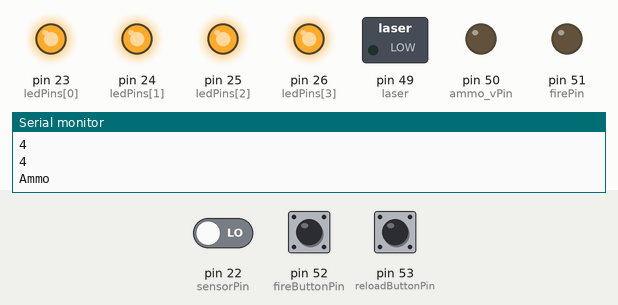
Bench run of a sketch on a simulated Arduino Mega 2560, built with avr-gcc and run on an emulated ATmega2560. Parts: switched loads named in the sketch (green lamp = pin HIGH), output pins drawn as LEDs (lit = HIGH), the last lines printed to the serial monitor. The inputs (shaded band) are chosen by the test bench; at power-on: pin 52 (fireButtonPin) LOW, pin 53 (reloadButtonPin) LOW, pin 22 (sensorPin) LOW.

Above: at 1.2 s.
1.3 s: pin 52 (fireButtonPin) pulled HIGH for 0.15 s
At 2.3 s:
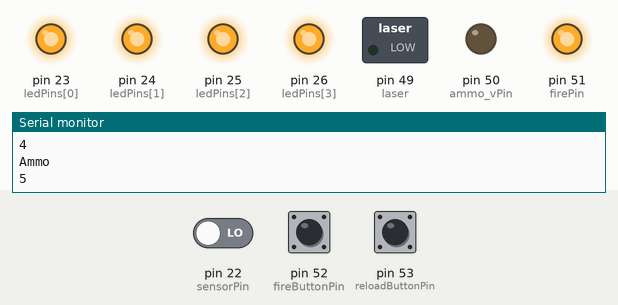
3.0 s: pin 52 (fireButtonPin) pulled HIGH for 3.2 s
At 6.25 s:
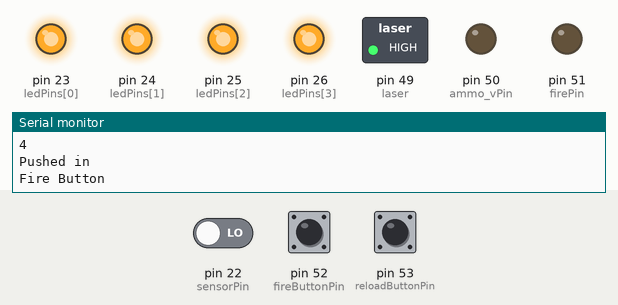
7.8 s: pin 52 (fireButtonPin) pulsed HIGH 5 times (0.12 s each, 0.3 s apart)
At 9.2 s:
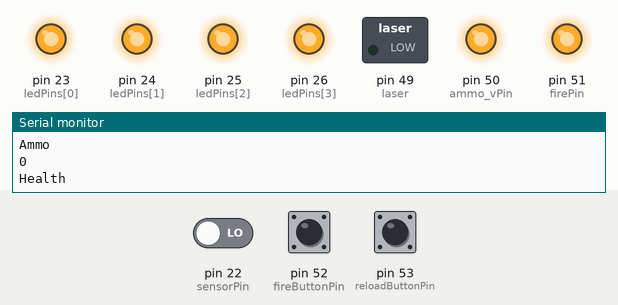
10.8 s: pin 53 (reloadButtonPin) pulled HIGH for 0.15 s
At 11.8 s:
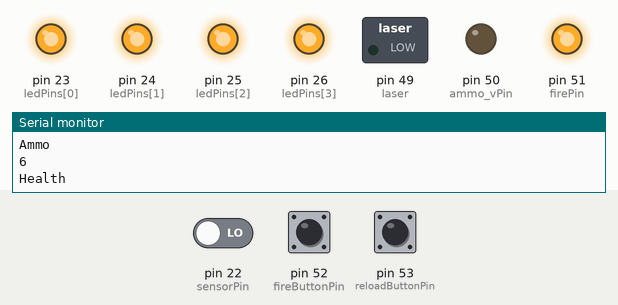
Timing chart, 0 to 13.4 s (numbered marks = the images above; inputs shaded):
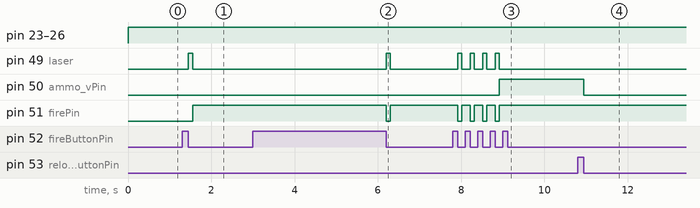

The sketch:

combinedCodeUno.ino
```cpp
unsigned long   previousMillis;
unsigned long   blinkInterval = 500;
int reloadButtonPin = 53;
int fireButtonPin = 52;
int firePin = 51;
int ammo_vPin = 50;
int laser = 49;
int ledPins[4] = {23,24,25,26};
int sensorPin = 22;

int life_v = 4;
int clip_v = 6;
int last_life_v = 4;
int last_clip_v = 6;
const int clip_max = 6;

void
setup()
{
  Serial.begin(9600);
  pinMode(sensorPin, INPUT);
  pinMode(reloadButtonPin, INPUT);
  pinMode(fireButtonPin,   INPUT);
  pinMode(laser, OUTPUT);
  pinMode(firePin,    OUTPUT);
  pinMode(ammo_vPin, OUTPUT);
  for (int i = 0; i < 4; i++){
    pinMode(ledPins[i], OUTPUT);
  }
}

void loop(){
  dispAmmo();
  dispLife();
  unsigned int    total = 0;
  long            datum;

  datum = pulseIn(sensorPin, LOW, 1000);

  if (life_v <= 0){
    delay(3000);
    life_v = 4;
  }

  if (datum > 100) {
    Serial.println("Shot");
    life_v--;
    delay(500);
  }

  if (digitalRead(fireButtonPin)== HIGH && clip_v > 0){
    Serial.println("Pushed in");
    while (digitalRead(fireButtonPin) == HIGH){}
    Serial.println("Fire Button");
    digitalWrite(firePin, LOW);
    digitalWrite(laser, HIGH);
    delay(100);
    digitalWrite(firePin, HIGH);
    digitalWrite(laser, LOW);
    clip_v--;
  }

  Serial.println("Ammo");
  Serial.println(clip_v);
  Serial.println("Health");
  Serial.println(life_v);

  if (digitalRead(reloadButtonPin) == HIGH){
    while (digitalRead(reloadButtonPin) == HIGH){}
    clip_v = clip_max;
  }
}

void dispAmmo(){
  if (clip_v <= 0){
   digitalWrite(ammo_vPin, HIGH);
  }
  else{
   digitalWrite(ammo_vPin, LOW);
  }
}
void dispLife(){
  Serial.println(life_v);
  for (int i = 0; i < life_v; i++){
    digitalWrite(ledPins[i], HIGH);
  }
  for (int j = life_v; j < 4; j++){
    digitalWrite(ledPins[j], LOW);
  }
}

/*
 * void blinkLed(){ unsigned long currentMillis = millis();
 * if(currentMillis - previousMillis > blinkInterval) { // save the last
 * time you blinked the LED previousMillis = currentMillis; // if the LED
 * is off turn it on and vice-versa: if (ledState == LOW){ ledState =
 * HIGH; }else{ ledState = LOW; } // set the LED with the ledState of the
 * variable: digitalWrite(ledPin, ledState); } }
 */
```

Measured:
- after the input at 1.3 s, pin 49 (laser): LOW → HIGH after 0.15 s, → LOW 0.10 s later; pin 51 (firePin): LOW → HIGH after 0.25 s
- after the input at 3.0 s, pin 49 (laser): LOW → HIGH after 3.2 s, → LOW 0.10 s later; pin 51 (firePin): HIGH → LOW after 3.2 s, → HIGH 0.10 s later
- after the input at 7.8 s, pin 49 (laser): alternates HIGH for 0.10 s and LOW for 0.20 s, 8 changes in all, then stays LOW, starting after 0.12 s; pin 50 (ammo_vPin): LOW → HIGH after 1.1 s; pin 51 (firePin): alternates HIGH for 0.20 s and LOW for 0.10 s, 8 changes in all, then stays HIGH, starting after 0.12 s
- after the input at 10.8 s, pin 50 (ammo_vPin): HIGH → LOW after 0.15 s
